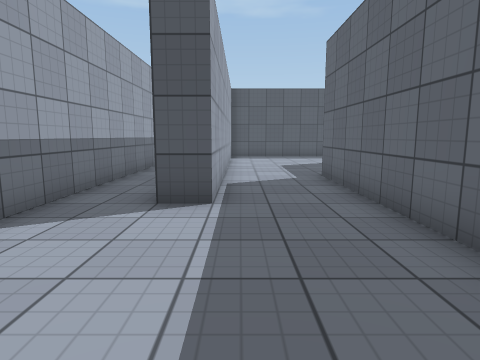
View 1 (above)

24 first-person views from a walk through a scene from a Unity 3-D project. The camera is 1.2 m above the floor, tilts 8° down and sees 75° across. The floor is counted in squares, 1 m on a side. Each view is taken from the middle of a square. On the plan, view 1 faces up. The plan holds only what a view shows up to about 13 squares ahead; the rest is blank. The place goes on beyond the plan. The player is left out. Surface patterns are stand-ins for the level's own textures.

View 2
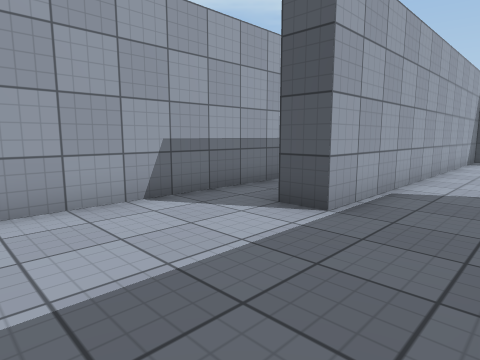

View 3
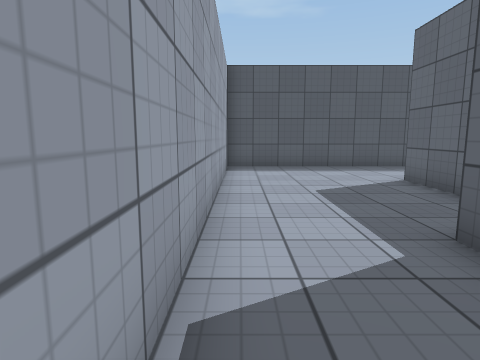

View 4
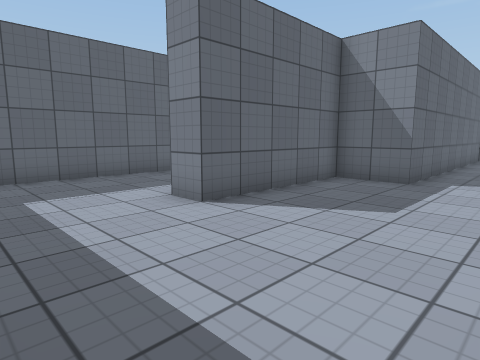

View 5
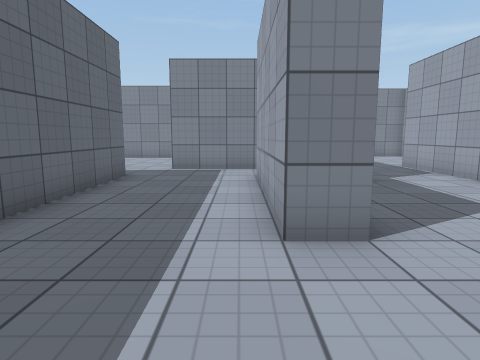

View 6
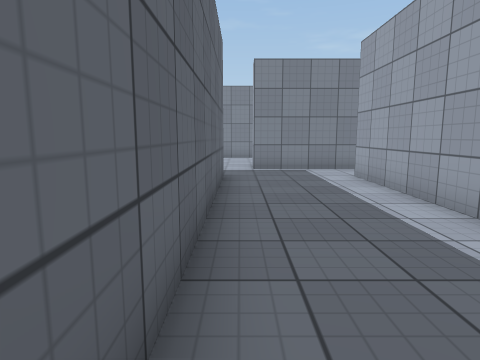

View 7
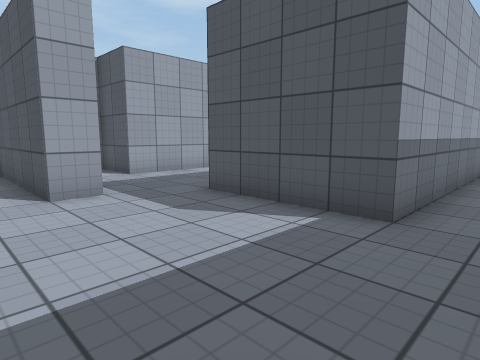

View 8
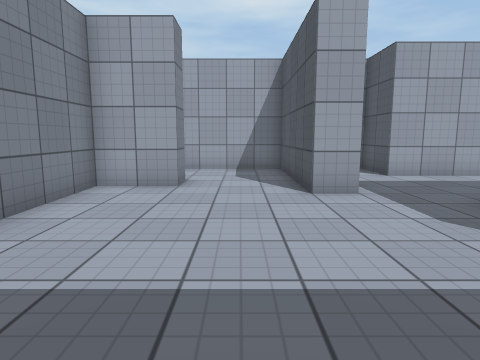

View 9
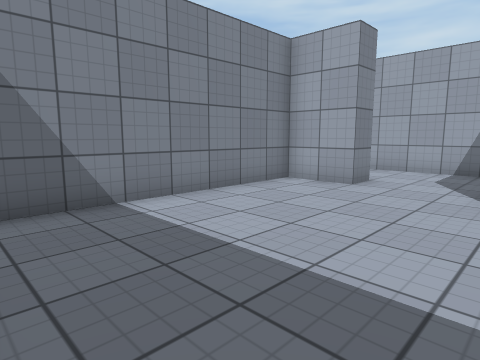

View 10
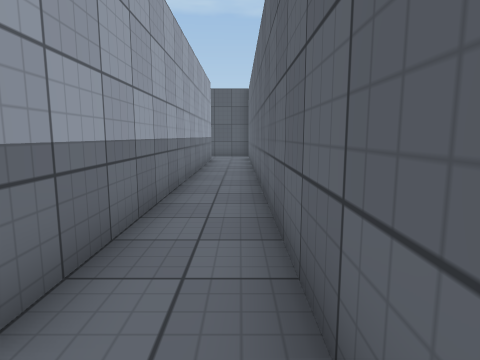

View 11
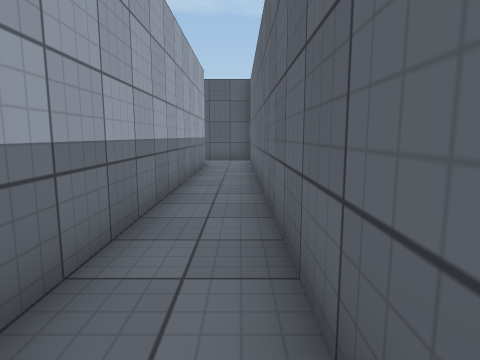

View 12
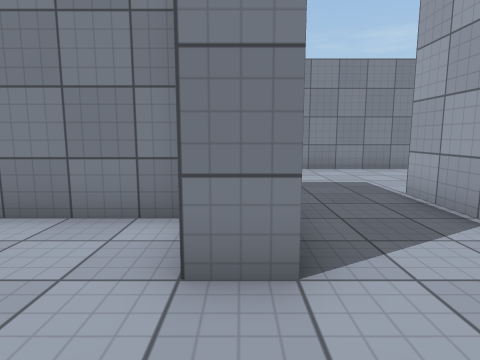

View 13
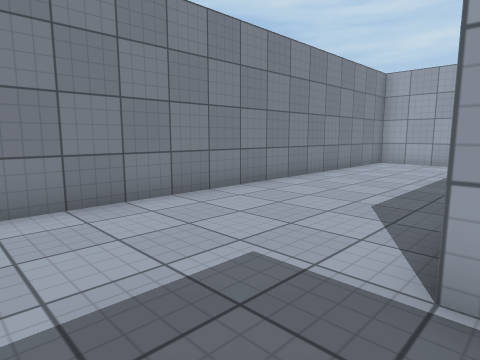

View 14
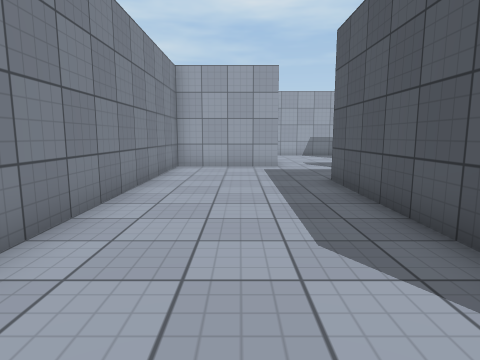

View 15
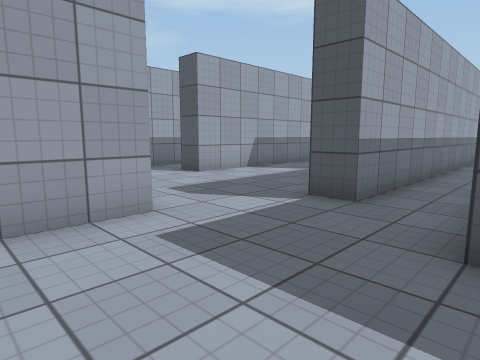

View 16
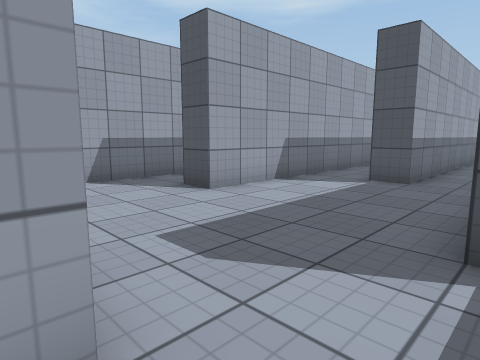

View 17
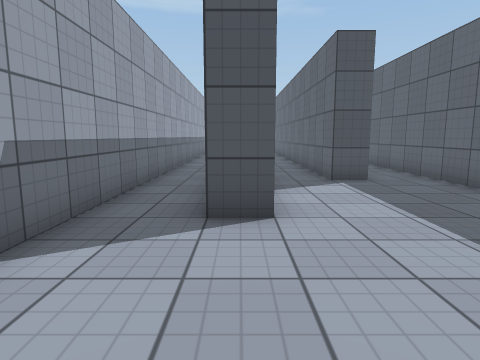

View 18
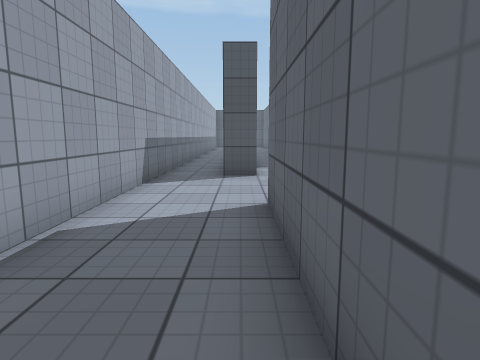

View 19
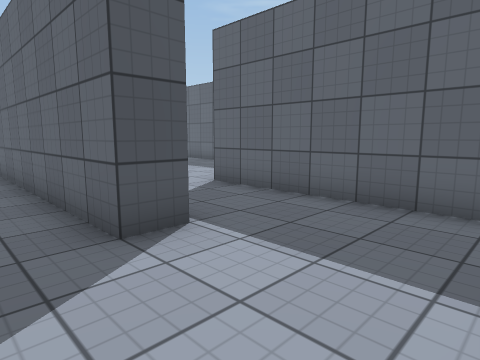

View 20
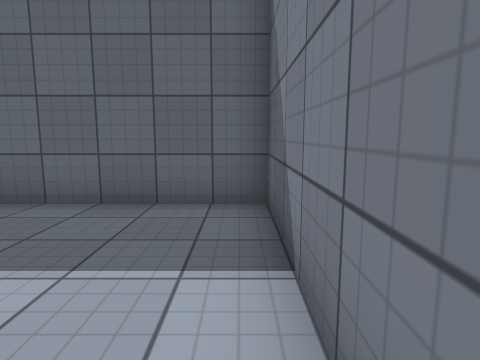

View 21
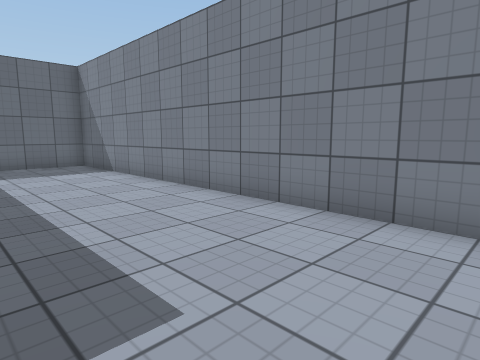

View 22
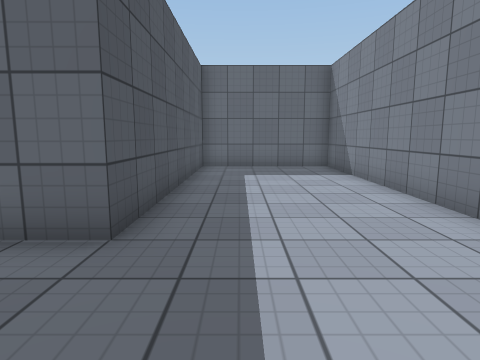

View 23
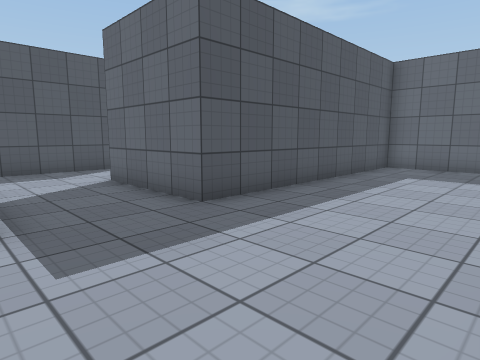

View 24
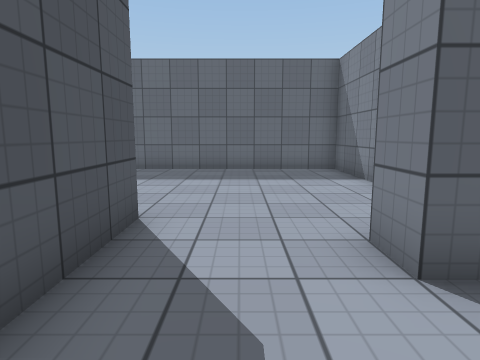

### Floor plan
Points are (right, up) in squares from view 1. A wall is a line through its corners. A room is listed if a view was taken in it or the views show most of it. See-through windows are left out.
Room 1 (views 1, 2, 3, 4, 5, 6)
walls: (4.8, 6.5) (8.5, 6.5); (-3.5, 12.9) (-3.5, 1.6); (9.5, 8.5) (9.5, 17.5); (6.8, 18.5) (-0.5, 18.5) (-0.5, 5.5) (-1.5, 5.5); (2.5, 1.9) (2.5, 9.5) (4.5, 9.5) (4.5, 14.5) (5.5, 14.5) (5.5, 8.5) (3.5, 8.5)
ways out: opening at (8.5, 7.5) to room 2
Room 2 (views 7, 8, 9, 10, 11, 12, 13, 14, 15, 16, 17, 18, 19, 20, 21, 22, 23, 24)
walls: (-7.5, 4.1) (-7.5, 10.1); (-6.5, 11.1) (-6.5, 0.5) (-7.5, 0.5); (-8.5, -2.4) (-8.5, -6.5) (15.5, -6.5) (15.5, -1.5) (6.5, -1.5) (6.5, 2.5) (7.5, 2.5) (7.5, 0.5) (15.5, 0.5) (15.5, 21.2); (0.9, -1.5) (-4.5, -1.5); (-12.5, 10.1) (-12.5, 1.5) (-13.5, 1.5); (-9.5, 13.1) (-9.5, 5.5) (-10.5, 5.5) (-10.5, 10.2); (-15.5, 10.1) (-15.5, -4.9); (8.5, 6.5) (8.5, 5.5) (3.5, 5.5) (3.5, -1.5); (-15.4, -5.5) (-16.5, -5.5) (-16.5, 2.6); (-17.5, -9.5) (-12.5, -9.5) (-12.5, -2.5); (13.5, 21.5) (13.5, 8.5) (9.5, 8.5)
ways out: opening at (8.5, 7.5) to room 1

Positions as (right, up) in squares from view 1, and headings:
1: (0, 0), facing up
2: (2, 1), facing up-left
3: (0, 6), facing up
4: (0, 18), facing down-right
5: (6, 18), facing down
6: (9, 18), facing down
7: (15, 4), facing up-left
8: (15, 4), facing left
9: (15, 6), facing down-left
10: (15, 7), facing up
11: (15, 10), facing up
12: (7, 5), facing down
13: (6, -1), facing down-left
14: (4, -4), facing left
15: (-4, -5), facing up-left
16: (-7, -3), facing up-left
17: (-13, -3), facing up
18: (-13, -8), facing up
19: (-18, -9), facing up-right
20: (-18, -9), facing right
21: (2, -2), facing down-right
22: (3, -3), facing right
23: (3, -6), facing up-right
24: (4, 4), facing right
